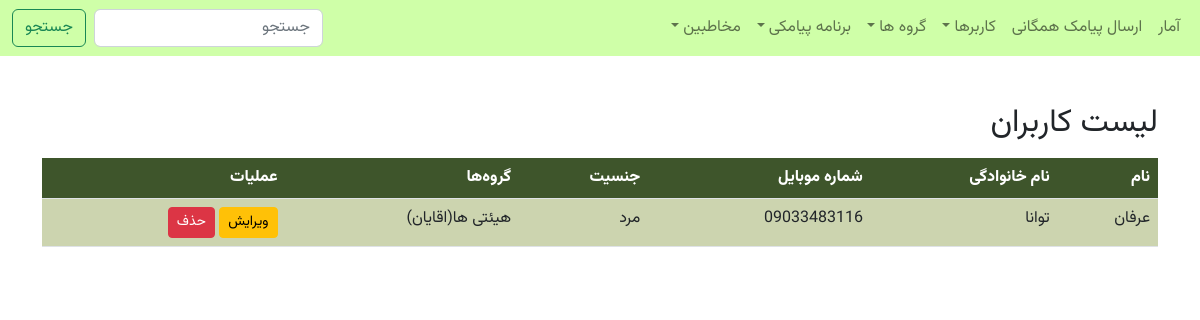
The page /accounts/user_list/ (signed in) on the database as committed earlier.
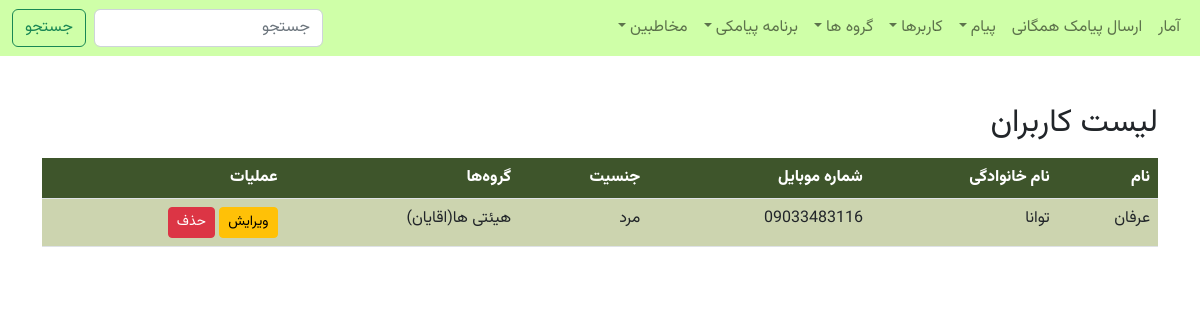
The same page on the database as committed later.
### accounts/models.py (models this page shows, shortened)
class User(AbstractBaseUser, PermissionsMixin):
    phone_number = models.CharField(max_length=15, unique=True, default='', verbose_name="phone number")
    username = None  # Remove the username field as it's not needed
    email = None  # Remove the email field as it's not used
    id = models.UUIDField(primary_key=True, default=uuid.uuid4, editable=False)
    first_name = models.CharField("first name", max_length=150, blank=True)  # User's first name
    last_name = models.CharField("last name", max_length=150, blank=True)  # User's last name
    gender = models.CharField(max_length=10, default='مرد', choices=[('مرد', 'مرد'), ('زن', 'زن')], blank=True,
                              verbose_name="جنسیت")  # Gender field
    is_staff = models.BooleanField("staff status", default=False,
                                   help_text="Designates whether the user can log into this admin site.")
    is_active = models.BooleanField("active", default=True,
                                    help_text="Designates whether this user should be treated as active.")
    date_joined = models.DateTimeField("date joined", default=timezone.now)
    organization = models.ForeignKey('organizations.Organization', on_delete=models.SET_NULL, null=True, blank=True,
                                     verbose_name="سازمان")
    groups = models.ManyToManyField("organizations.Group", verbose_name="گروه‌ها", related_name="users",
                                    blank=True)  # ارتباط با گروه‌ها
    can_access_messages = models.BooleanField("access to messages", default=False,
                                              help_text="Designates whether this user has access to messages.")
    can_access_users = models.BooleanField("access to users", default=False,
                                           help_text="Designates whether this user has access to manage users.")
    can_access_groups = models.BooleanField("access to groups", default=False,
                                            help_text="Designates whether this user has access to manage groups.")
    can_access_sms_program = models.BooleanField("access to SMS program", default=False,
                                                 help_text="Designates whether this user has access to SMS program.")
    can_access_contacts = models.BooleanField("access to contacts", default=False,
                                              help_text="Designates whether this user has access to manage contacts.")
    can_send_bulk_sms = models.BooleanField("send bulk SMS", default=False,
                                            help_text="Designates whether this user can send bulk SMS messages.")
    can_add_contacts = models.BooleanField(
        "add contacts through app",
        default=False,
        help_text="Designates whether this user can add contacts through the app."
    )
    USERNAME_FIELD = 'phone_number'  # Set phone_number as the unique identifier for authentication
    objects = CustomUserManager()  # Assign the custom user manager
    class Meta:
        verbose_name = 'کاربر'
        verbose_name_plural = 'کاربرها'

### organizations/models.py (models this page shows, shortened)
class Group(models.Model):
    name = models.CharField(max_length=255, verbose_name="نام گروه")
    organization = models.ForeignKey(Organization, on_delete=models.CASCADE, verbose_name="سازمان",
                                     related_name='groups')
    created_at = models.DateTimeField(default=timezone.now, verbose_name="تاریخ ایجاد", blank=True, null=True)
    description = models.TextField(blank=True, null=True, verbose_name="توضیحات درباره گروه")
    class Meta:
        verbose_name = 'گروه'
        verbose_name_plural = 'گروه‌ها'

### accounts/views.py (the view)
# urls.py: path('user_list/', UserListView.as_view(), name='user_list'),
class UserListView(UserAccessRequiredMixin, View):
    def get(self, request):
        users = User.objects.filter(organization_id=request.user.organization.id)
        user_data = []
        for user in users:
            user_data.append({
                'id': user.id,
                'first_name': user.first_name,
                'last_name': user.last_name,
                'phone_number': user.phone_number,
                'gender': user.gender,
                'groups': user.groups.all(),
                'can_access_users': user.can_access_users,
                'can_access_groups': user.can_access_groups,
                'can_access_sms_program': user.can_access_sms_program,
                'can_access_contacts': user.can_access_contacts,
                'can_send_bulk_sms': user.can_send_bulk_sms,
            })
        return render(request, 'accounts/user_list.html', {'message': '', 'data': {'users': user_data}})

### accounts/mixins.py (called while the page is built)
    @method_decorator(login_required)
    def dispatch(self, request, *args, **kwargs):
        if not request.user.can_access_users:
            raise PermissionDenied("شما مجاز به دسترسی به این صفحه نیستید.")
        return super().dispatch(request, *args, **kwargs)

### accounts/templates/accounts/user_list.html (shortened to what this page needs)
{% extends 'base.html' %}
{% load static %}
{% block content %}
<div class="container mt-5">
    <h2>لیست کاربران</h2>
    <table class="table mt-3" style="border-collapse: collapse; width: 100%;">
        <thead>
            <tr style="background-color: #3e552b; color: white;">
                <th>نام</th>
                <th>نام خانوادگی</th>
                <th>شماره موبایل</th>
                <th>جنسیت</th>
                <th>گروه‌ها</th>
                <th>عملیات</th>
            </tr>
        </thead>
        <tbody>
            {% for user in data.users %}
                <tr style="background-color: #ccd4af;">
                    <td>{{ user.first_name }}</td>
                    <td>{{ user.last_name }}</td>
                    <td>{{ user.phone_number }}</td>
                    <td>{{ user.gender }}</td>
                    <td>
                        {% for group in user.groups %}
                            {{ group.name }}{% if not forloop.last %}, {% endif %}
                        {% endfor %}
                    </td>
                    <td>
                        <a href="{% url 'user_edit' user.id %}" class="btn btn-sm btn-warning">ویرایش</a>
                        <form method="get" action="{% url 'user_delete' user.id %}" style="display: inline;">
                            <button type="submit" class="btn btn-sm btn-danger"
                                    onclick="return confirm('آیا مطمئن هستید که می‌خواهید این کاربر را حذف کنید؟');">
                                حذف
                            </button>
                        </form>
                    </td>
                </tr>
            {% empty %}
                <tr>
                    <td colspan="7" class="text-center">هیچ کاربری یافت نشد</td>
                </tr>
            {% endfor %}
        </tbody>
    </table>
</div>
{% endblock %}

### templates/base.html (shortened to what this page needs)
{% load static %}
<!DOCTYPE html>
<html lang="ar" dir="rtl">
<head>
    <link rel="stylesheet" href="{% static 'css/bootstrap.rtl.min.css' %}" />
    <link rel="stylesheet" href="{% static 'css/style.css' %}" />
</head>
<body>
    {% include 'includes/header.html' %}
    <main>
        {% block content %}{% endblock %}
    </main>
</body>
</html>

### templates/includes/header.html (shortened to what this page needs)
{% load static %}
<!DOCTYPE html>
<html lang="ar" dir="rtl">
<head>
    <link rel="stylesheet" href="{% static 'css/bootstrap.rtl.min.css' %}"/>
    <link rel="stylesheet" href="{% static 'css/style.css' %}"/>
</head>
<body>
<nav class="navbar navbar-expand-lg navbar-light header-list-sys">
    <div class="container-fluid">
        <div class="collapse navbar-collapse" id="navbarSupportedContent">
            <ul class="navbar-nav me-auto mb-2 mb-lg-0">
                <li class="nav-item">
                    <a class="nav-link" href="{% url 'home' %}" role="button" aria-expanded="false">آمار</a>
                </li>
                {% if request.user.can_send_bulk_sms %}
                    <li class="nav-item">
                        <a class="nav-link" href="{% url 'list_contacts_in_task_user' %}" role="button"
                           aria-expanded="false">ارسال پیامک
                            همگانی</a>
                    </li>
                {% endif %}
                {% if request.user.can_access_messages %}
                    <li class="nav-item dropdown">
                        <a class="nav-link dropdown-toggle" href="#" id="navbarDropdown" role="button"
                           data-bs-toggle="dropdown" aria-expanded="false">پیام</a>
                    </li>
                {% endif %}
                {% if request.user.can_access_users %}
                    <li class="nav-item dropdown">
                        <a class="nav-link dropdown-toggle" href="#" id="navbarDropdown" role="button"
                           data-bs-toggle="dropdown" aria-expanded="false">کاربرها</a>
                    </li>
                {% endif %}
                {% if request.user.can_access_groups %}
                    <li class="nav-item dropdown">
                        <a class="nav-link dropdown-toggle" href="#" id="navbarDropdown" role="button"
                           data-bs-toggle="dropdown" aria-expanded="false">گروه ها</a>
                    </li>
                {% endif %}
                {% if request.user.can_access_sms_program %}
                    <li class="nav-item dropdown">
                        <a class="nav-link dropdown-toggle" href="#" id="navbarDropdown" role="button"
                           data-bs-toggle="dropdown" aria-expanded="false">برنامه پیامکی</a>
                    </li>
                {% endif %}
                {% if request.user.can_access_contacts %}
                    <li class="nav-item dropdown">
                        <a class="nav-link dropdown-toggle" href="#" id="navbarDropdown" role="button"
                           data-bs-toggle="dropdown" aria-expanded="false">مخاطبین</a>
                    </li>
                {% endif %}
            </ul>
            {% if request.user.can_access_users %}
                <form class="d-flex" method="GET" action="{% url 'contact_list' %}">
                    <input class="form-control me-2" type="search" name="search" placeholder="جستجو"
                           aria-label="Search" value="{{ search_query }}"/>
                    <button class="btn btn-outline-success" type="submit">جستجو</button>
                </form>
            {% endif %}
        </div>
    </div>
</nav>
</body>
</html>

### static/css/style.css (style rules this page uses)
body { margin: 0; font-family: vazir, sans-serif; }
.header-list-sys { background-color: #cfffa8; color: #479d00; }

Rows that differ between the two databases and show on the page:
changed User "عرفان": can_access_messages False → True (drawn)
Other text that changed with them:
text now shown: "پیام"
